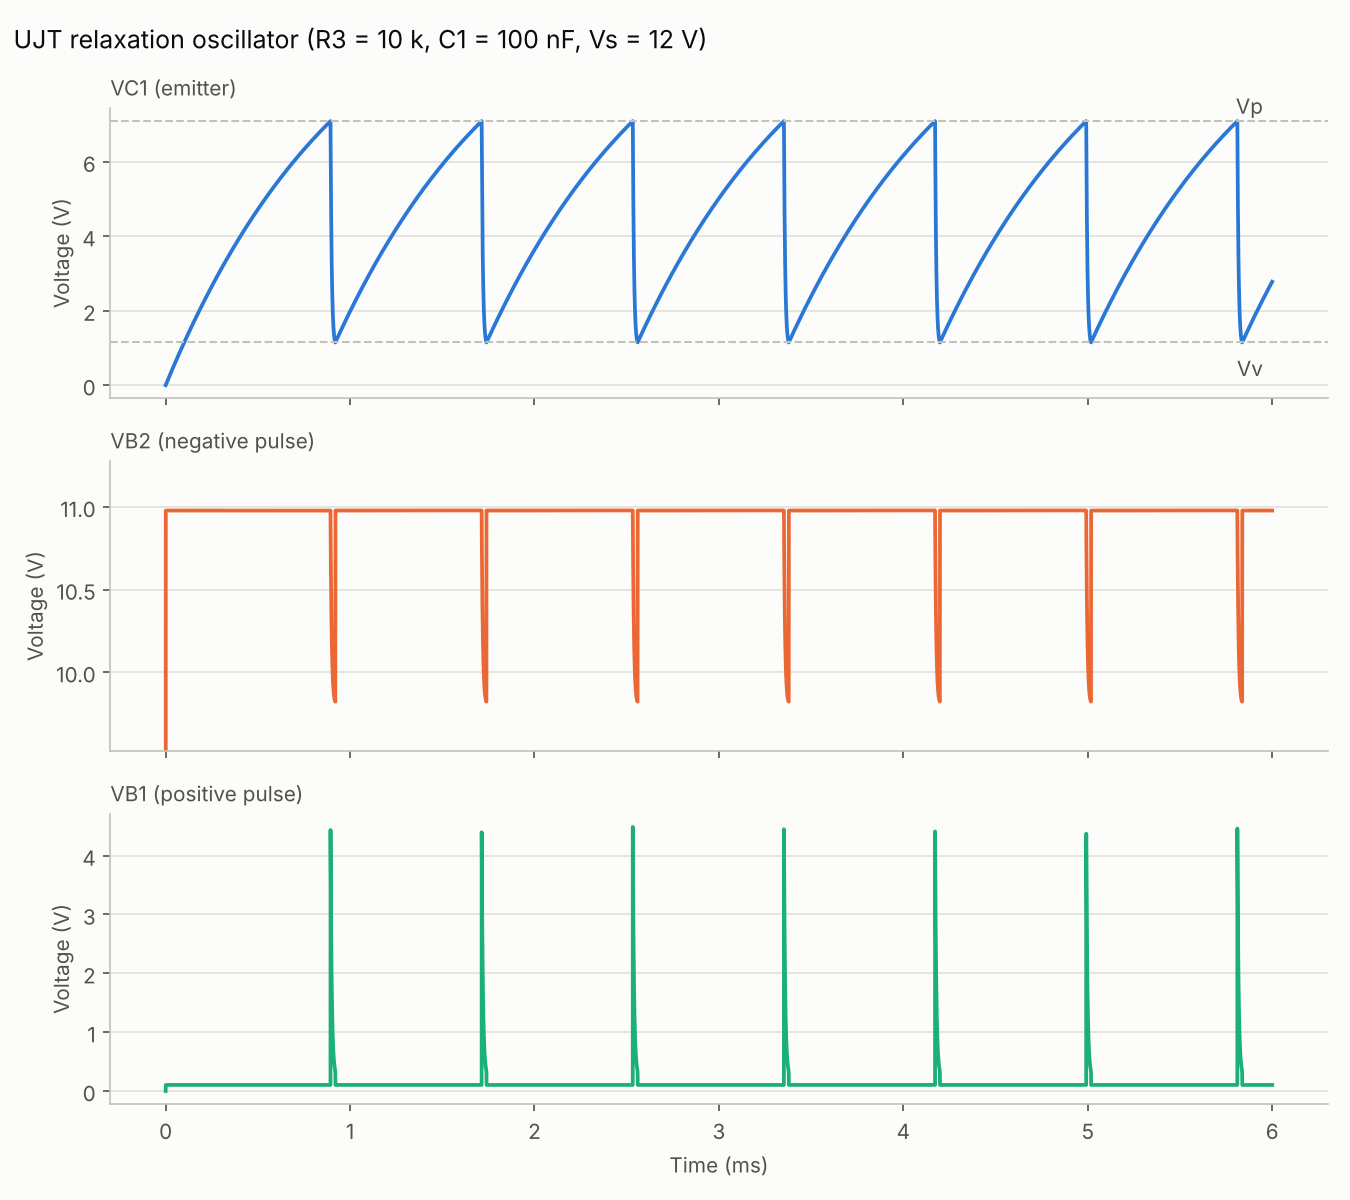

This chart was generated by the following Python code:
#-------------------------------------------------------------------------------
# Name:        UJT relaxation oscillator
# Created:     18/10/2026
# Copyright:   (c) PyAMS
# Licence:     free  "GPLv3"
#-------------------------------------------------------------------------------
# R3 charges C1 from Vs until the emitter voltage reaches the peak voltage
# Vp ~ Eta VBB + Vd; the UJT then conducts, discharges C1 through the emitter
# and B1 until the valley voltage Vv, and switches off again.
#   VC1 : sawtooth between Vv and Vp
#   VB1 : positive pulse (the discharge current flows through R1)
#   VB2 : negative pulse (the same current lowers the voltage on R2)
# Period:  T = R3 C1 ln[(Vs - Vv) / (Vs - Vp)]  (charging)  + the short discharge time
#          (integrated from the static branch of the emitter characteristic)
# Vp and Vv are measured on the emitter characteristic Ve(Ie), traced here
# with a current source and a DC sweep.

import numpy as np
import matplotlib.pyplot as plt
from pyams.lib import circuit
from pyams.models import (DCVoltage, DCCurrent, Resistor, Capacitor, UJT)

Vs_, R2_, R1_, R3_, C1_ = 12.0, 470.0, 47.0, 10e3, 100e-9

def circuit_osc():
    Vs = DCVoltage("Vs", "0");  Vs.setParams("Vdc=%gV" % Vs_)
    R3 = Resistor("Vs", "E");   R3.setParams("R=%gΩ" % R3_)
    C1 = Capacitor("E", "0");   C1.setParams("C=%gF" % C1_)
    R2 = Resistor("Vs", "B2");  R2.setParams("R=%gΩ" % R2_)
    R1 = Resistor("B1", "0");   R1.setParams("R=%gΩ" % R1_)
    Q1 = UJT("E", "B1", "B2")
    c = circuit()
    c.addElements({"Vs": Vs, "R3": R3, "C1": C1, "R2": R2, "R1": R1, "Q1": Q1})
    return c

# ---- emitter characteristic: emitter driven by a current source, R3 and C1 out ----
Vs = DCVoltage("Vs", "0");   Vs.setParams("Vdc=%gV" % Vs_)
R2 = Resistor("Vs", "B2");   R2.setParams("R=%gΩ" % R2_)
R1 = Resistor("B1", "0");    R1.setParams("R=%gΩ" % R1_)
Q = UJT("E", "B1", "B2")
Ie = DCCurrent("0", "E")
ch = circuit()
ch.addElements({"Vs": Vs, "R2": R2, "R1": R1, "Q": Q, "Ie": Ie})
ch.setOutPuts("E")
# two sweeps: fine around the peak (microamperes), coarse up to 0.3 A
ch.analysis(mode="dc", param="Ie.Idc", start=1e-8, stop=1e-3, step=2e-7)
r1 = ch.run()
ch.analysis(mode="dc", param="Ie.Idc", start=1e-3 + 3e-5, stop=0.3, step=3e-5)
r2 = ch.run()
ve = np.concatenate([r1["E"], r2["E"]])
ie = np.concatenate([r1["sweep"], r2["sweep"]])
low = ie < 1e-3                              # the peak is at a few microamperes
ip = np.argmax(np.where(low, ve, -1e9))
mid = (ie > ie[ip]) & (ie < 3e-2)            # the valley is at a few milliamperes
iv = np.argmin(np.where(mid, ve, 1e9))
Vp, Vv = ve[ip], ve[iv]
print("emitter characteristic: peak Vp = %.2f V (Ip = %.0f uA), valley Vv = %.2f V "
      "(Iv = %.1f mA)" % (Vp, ie[ip] * 1e6, Vv, ie[iv] * 1e3))
print("a relaxation oscillation needs  Ip < (Vs - Vp)/R3 = %.0f uA  and  "
      "(Vs - Vv)/R3 = %.2f mA < Iv" % ((Vs_ - Vp) / R3_ * 1e6, (Vs_ - Vv) / R3_ * 1e3))

# ---- the oscillator -------------------------------------------------------------------
osc = circuit_osc()
osc.setOutPuts("E", "B1", "B2")
osc.analysis(mode="tran", start=0, stop=6e-3, step=2e-7, uic=True,
             adaptive=True, order=2)
r = osc.run()
t, e, b1, b2 = r["time"], r["E"], r["B1"], r["B2"]
fire = t[1:][(e[:-1] > 0.5 * (Vp + Vv)) & (e[1:] <= 0.5 * (Vp + Vv))]  # falling edges
T_sim = np.mean(np.diff(fire[1:]))
T_chg = R3_ * C1_ * np.log((Vs_ - Vv) / (Vs_ - Vp))
# discharge: C dVe/dt = (Vs - Ve)/R3 - Ie(Ve), with Ie(Ve) taken from the static
# conducting branch of the emitter characteristic (beyond the valley)
# At the peak the emitter current jumps (Ve cannot, C1 holds it) onto the
# conducting branch beyond the valley, along which C1 discharges down to Vv.
vb, ib = ve[iv:], ie[iv:]                              # Ve increasing with Ie
v_grid = np.linspace(Vv, Vp, 4000)
i_of_v = np.interp(v_grid, vb, ib)
dt_dv = C1_ / (i_of_v - (Vs_ - v_grid) / R3_)
T_dis = np.trapezoid(dt_dv, v_grid) if hasattr(np, "trapezoid") else np.trapz(dt_dv, v_grid)
T_ref = T_chg + T_dis
late = t > 3e-3
print("oscillator: period %.0f us | R3 C1 ln(...) charging %.0f us + discharge "
      "%.0f us = %.0f us" % (T_sim * 1e6, T_chg * 1e6, T_dis * 1e6, T_ref * 1e6))
print("            VC1 swings between %.2f and %.2f V" % (e[late].min(), e[late].max()))
print("pulses: VB1 peak %.2f V (positive), VB2 dips to %.2f V (negative) from %.2f V"
      % (b1[late].max(), b2[late].min(), b2[late].max()))

# ---- figure ---------------------------------------------------------------------------
surface, ink, ink2, grid, axis_c = '#fcfcfb', '#0b0b0b', '#52514e', '#e1e0d9', '#c3c2b7'
fig, axs = plt.subplots(3, 1, sharex=True, figsize=(9, 8), facecolor=surface)
for ax, y, col, name in zip(axs, (e, b2, b1), ('#2a78d6', '#eb6834', '#1baf7a'),
                            ('VC1 (emitter)', 'VB2 (negative pulse)', 'VB1 (positive pulse)')):
    ax.set_facecolor(surface)
    ax.plot(t * 1e3, y, color=col, lw=1.8)
    ax.set_title(name, loc='left', fontsize=10, color=ink2)
    ax.set_ylabel('Voltage (V)', color=ink2)
    ax.grid(axis='y', color=grid, lw=0.8); ax.set_axisbelow(True)
    for s in ('top', 'right'): ax.spines[s].set_visible(False)
    for s in ('left', 'bottom'): ax.spines[s].set_color(axis_c)
    ax.tick_params(colors=ink2)
axs[1].set_ylim(b2[late].min() - 0.3, b2[late].max() + 0.3)   # zoom on the pulses
axs[0].axhline(Vp, color=axis_c, lw=1, ls='--'); axs[0].axhline(Vv, color=axis_c, lw=1, ls='--')
axs[0].text(5.95, Vp + 0.2, 'Vp', color=ink2, ha='right'); axs[0].text(5.95, Vv - 0.9, 'Vv', color=ink2, ha='right')
axs[-1].set_xlabel('Time (ms)', color=ink2)
fig.suptitle('UJT relaxation oscillator (R3 = 10 k, C1 = 100 nF, Vs = 12 V)', x=0.01,
             ha='left', color=ink, fontsize=12)
fig.tight_layout(); fig.savefig("ujt_oscillator.png", dpi=150, facecolor=surface)

# emitter characteristic figure
fig2, ax = plt.subplots(figsize=(6.4, 4.4), facecolor=surface)
ax.set_facecolor(surface)
ax.semilogx(ie[ie < 0.1] * 1e3, ve[ie < 0.1], color='#2a78d6', lw=2)
ax.plot([ie[ip] * 1e3, ie[iv] * 1e3], [Vp, Vv], 'o', color='#eb6834')
ax.annotate('peak point', (ie[ip] * 1e3, Vp), xytext=(2e-3, Vp - 0.8), color=ink2,
            arrowprops=dict(arrowstyle='->', color=ink2))
ax.annotate('valley point', (ie[iv] * 1e3, Vv), xytext=(0.15, Vv + 2.2), color=ink2,
            arrowprops=dict(arrowstyle='->', color=ink2))
ax.set_xlabel('Emitter current Ie (mA)', color=ink2); ax.set_ylabel('Emitter voltage Ve (V)', color=ink2)
ax.set_title('UJT emitter characteristic', loc='left', color=ink, fontsize=12)
ax.grid(color=grid, lw=0.8); ax.set_axisbelow(True)
for s in ('top', 'right'): ax.spines[s].set_visible(False)
for s in ('left', 'bottom'): ax.spines[s].set_color(axis_c)
ax.tick_params(colors=ink2)
fig2.tight_layout(); fig2.savefig("ujt_characteristic.png", dpi=150, facecolor=surface)
